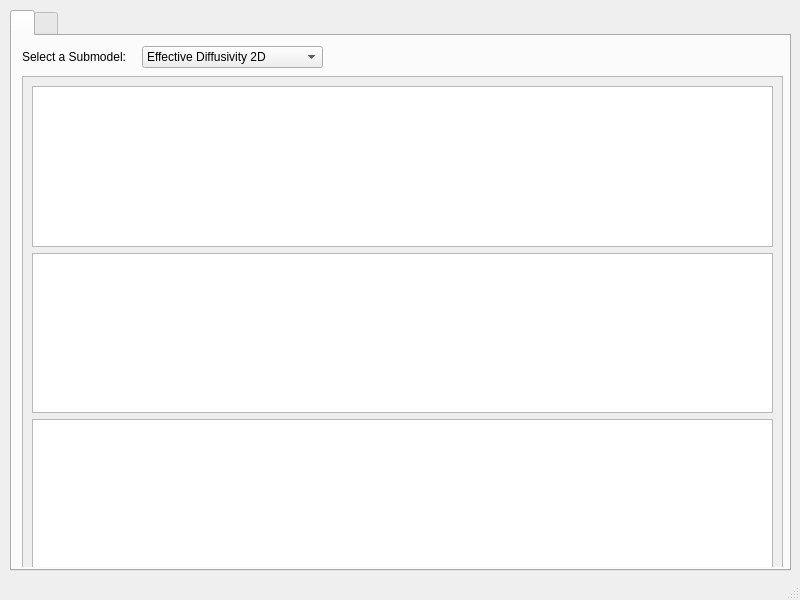
<?xml version="1.0" encoding="UTF-8"?>
<ui version="4.0">
 <class>MainWindow</class>
 <widget class="QMainWindow" name="MainWindow">
  <property name="geometry">
   <rect>
    <x>0</x>
    <y>0</y>
    <width>800</width>
    <height>600</height>
   </rect>
  </property>
  <property name="windowTitle">
   <string>MainWindow</string>
  </property>
  <widget class="QWidget" name="centralwidget">
   <widget class="QTabWidget" name="tabWidget">
    <property name="geometry">
     <rect>
      <x>10</x>
      <y>10</y>
      <width>781</width>
      <height>561</height>
     </rect>
    </property>
    <widget class="QWidget" name="tabWidgetPage1" native="true">
     <attribute name="title">
      <string/>
     </attribute>
     <widget class="QLabel" name="submodel_Label">
      <property name="geometry">
       <rect>
        <x>10</x>
        <y>10</y>
        <width>131</width>
        <height>21</height>
       </rect>
      </property>
      <property name="text">
       <string>Select a Submodel:</string>
      </property>
     </widget>
     <widget class="QComboBox" name="subModel">
      <property name="geometry">
       <rect>
        <x>130</x>
        <y>10</y>
        <width>181</width>
        <height>22</height>
       </rect>
      </property>
      <item>
       <property name="text">
        <string>Effective Diffusivity 2D</string>
       </property>
      </item>
      <item>
       <property name="text">
        <string>Effective Diffusivity 3D</string>
       </property>
      </item>
     </widget>
     <widget class="QStackedWidget" name="stackedWidget">
      <property name="geometry">
       <rect>
        <x>10</x>
        <y>40</y>
        <width>771</width>
        <height>491</height>
       </rect>
      </property>
      <widget class="QWidget" name="page">
       <widget class="QScrollArea" name="scrollArea">
        <property name="geometry">
         <rect>
          <x>0</x>
          <y>0</y>
          <width>761</width>
          <height>681</height>
         </rect>
        </property>
        <property name="widgetResizable">
         <bool>true</bool>
        </property>
        <widget class="QWidget" name="scrollAreaWidgetContents">
         <property name="geometry">
          <rect>
           <x>0</x>
           <y>0</y>
           <width>759</width>
           <height>679</height>
          </rect>
         </property>
         <layout class="QGridLayout" name="gridLayout">
          <item row="2" column="0">
           <widget class="QTextEdit" name="textEdit_3"/>
          </item>
          <item row="3" column="0">
           <widget class="QTextEdit" name="textEdit_4"/>
          </item>
          <item row="0" column="0">
           <widget class="QTextEdit" name="textEdit"/>
          </item>
          <item row="1" column="0">
           <widget class="QTextEdit" name="textEdit_2"/>
          </item>
         </layout>
        </widget>
       </widget>
      </widget>
      <widget class="QWidget" name="page_2"/>
     </widget>
    </widget>
    <widget class="QWidget" name="tabWidgetPage2" native="true">
     <attribute name="title">
      <string/>
     </attribute>
    </widget>
   </widget>
  </widget>
  <widget class="QStatusBar" name="statusbar"/>
 </widget>
 <resources/>
 <connections/>
</ui>
